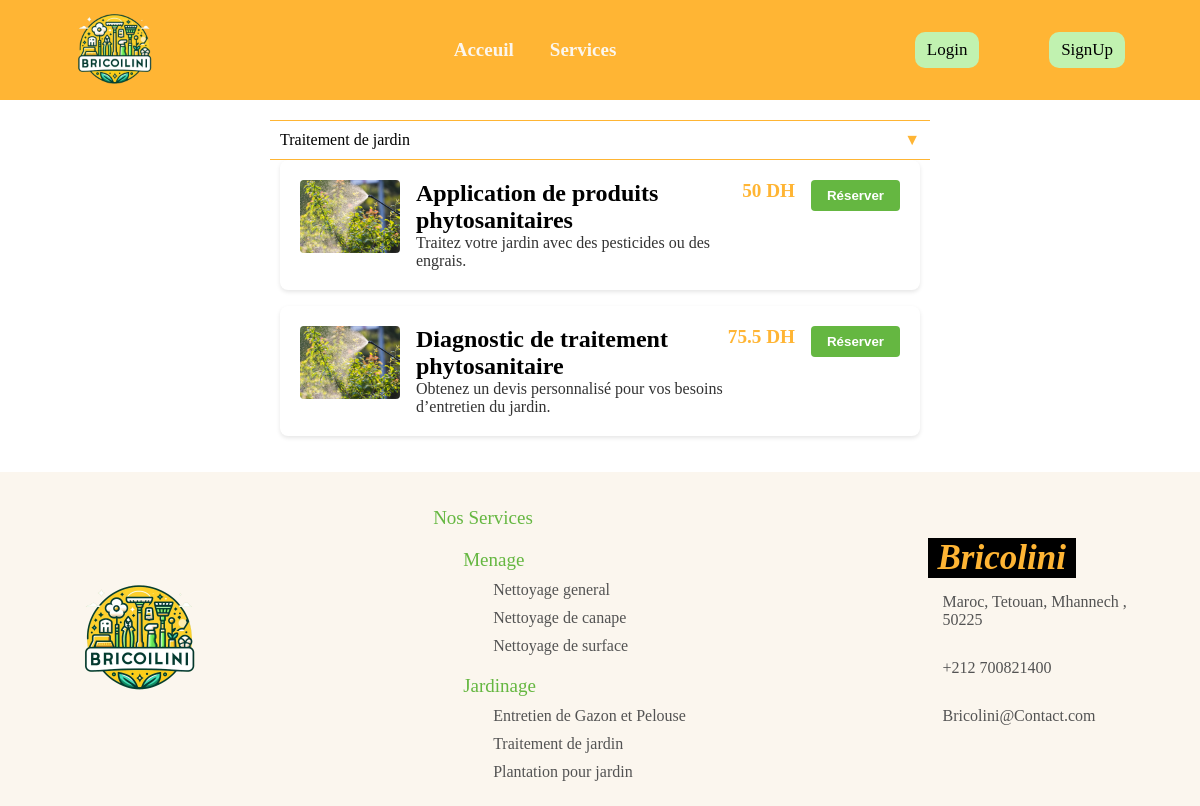
The page /Services/traitementjardin on the database its author committed.
### tables this page shows
CREATE TABLE IF NOT EXISTS `services` (
  `id` int NOT NULL AUTO_INCREMENT,
  `Id_P` int DEFAULT NULL,
  `Nom` varchar(255) DEFAULT NULL,
  `Description` varchar(255) DEFAULT NULL,
  `Prix` float DEFAULT NULL,
  `Note` float DEFAULT NULL,
  `Nbr_commande` int DEFAULT NULL,
  `image` varchar(255) DEFAULT NULL,
  `categorie` varchar(50) DEFAULT NULL,
  `sousCategorie` varchar(255) DEFAULT NULL,
  PRIMARY KEY (`id`),
  KEY `Id_P` (`Id_P`)
);

### Controllers/Controller.php (called while the page is built, shortened)
<?php
abstract class Controller
{
    public function loadView(string $view, array $data = [])
    {
        extract($data);
        require_once(ROOT . 'Views/' . strtolower(get_class($this)) . '/' . $view . '.php');
    }
}

### Controllers/Services.php (called while the page is built, shortened)
<?php
class Services extends Controller
{
    public function traitementjardin()
    {
        $sousCategorie = "Traitement de jardin";
        $Services = $this->Service->get_Offre($sousCategorie);
        $this->loadView("Trait_Jard", compact("Services"));
    }
}
?>

### Models/Service.php (called while the page is built, shortened)
<?php
class Service extends Model {
    public function __construct() {
        $this->table = "services";
    }
    public function get_Offre(String $nom){
        $sql = "SELECT * FROM " . $this->table . " WHERE sousCategorie = '" . $nom."'";
        $query = self::$instance->prepare($sql);
        $query->execute();
        return $query->fetchAll();
    }
}
?>

### Views/Services/Trait_Jard.php (the view, shortened to what this page needs)
<!DOCTYPE html>
<html lang="en">
<head>
    <link rel="stylesheet" href="http://localhost/Bricolini/Views/public/style/Style.css">
    <link rel="stylesheet" href="http://localhost/Bricolini/Views/public/style/styleoffre.css">
</head>
<body>
<?php include 'Views/Components/Nav.php'; ?>
    <section class="services-section">
    <div class="dropdown active">Traitement de jardin</div>
    <div class="content">
    <?php foreach ($Services as $service): ?>
        <form id="form-<?= $service['id'] ?>" method="post" class="ajax-form">
            <div class="service-item">
                <div class="service-image">
                    <img src="http://<?= $_SERVER['SERVER_NAME'] ?>/Bricolini/Views/public/images/<?= $service['image'] ?>">
                </div>
                <div class="service-description">
                    <h2 class="service-title"><?= $service['Nom'] ?></h2>
                    <p><?= $service['Description'] ?></p>
                </div>
                <p class="service-price"><?= $service['Prix'] ?> DH</p>
                <button class="reserve-button">Réserver</button>
            </div>
        </form>
    <?php endforeach; ?>
        </div>
    </section>
<?php include 'Views/Components/Footer.php'; ?>
</body>
</html>

### Views/public/style/Style.css (style rules this page uses)
* { margin: 0; padding: 0; box-sizing: border-box; }
:root { --orange:#FFB534; --white:#FBF6EE; --lightGreen:#C1F2B0; --green:#65B741; --fontSmall:'Trebuchet MS'; --fontBig:'Franklin Gothic Medium'; }

### Views/public/style/styleoffre.css (style rules this page uses)
body { background-color: #FFFFFF; }
.services-section { max-width: 700px; margin: 0 auto; padding: 20px; }
.service-item { display: flex; align-items: flex-start; padding: 20px; background: #FFFFFF; border-radius: 8px; box-shadow: 0 2px 4px rgba(0, 0, 0, 0.1); margin-bottom: 16px; transition: box-shadow 0.2s; }
.service-image { margin-right: 16px; }
.service-image img { width: 100px; height: auto; border-radius: 4px; }
.service-description { flex: 1; color: #333; }
.service-price { color: #FFB534; font-weight: bold; margin-right: 16px; font-size: 1.2rem; }
.reserve-button { padding: 8px 16px; background-color: #65B741; color: white; text-align: center; border: none; border-radius: 4px; cursor: pointer; font-weight: bold; }
.dropdown { cursor: pointer; padding: 10px; border: none; background: white; text-align: left; width: 100%; border-top: 1px solid #FFB534; border-bottom: 1px solid #FFB534; }
.dropdown:after { content: '\25B2'; float: right; color: #FFB534; }
.dropdown.active:after { content: '\25BC'; }
.content { padding: 0 10px; max-height: none; overflow: hidden; transition: max-height 0.2s ease-out; background-color: #FFF; }
.service-title { color: #000; margin: 0; }

### rows shown on the page
services: image (picture), Nom "Application de produits phytosanitaires", Description "Traitez votre jardin avec des pesticides ou des engrais.", Prix "50"
services: image (picture), Nom "Diagnostic de traitement phytosanitaire", Description "Obtenez un devis personnalisé pour vos besoins d’entretien du jardin.", Prix "75.5"
